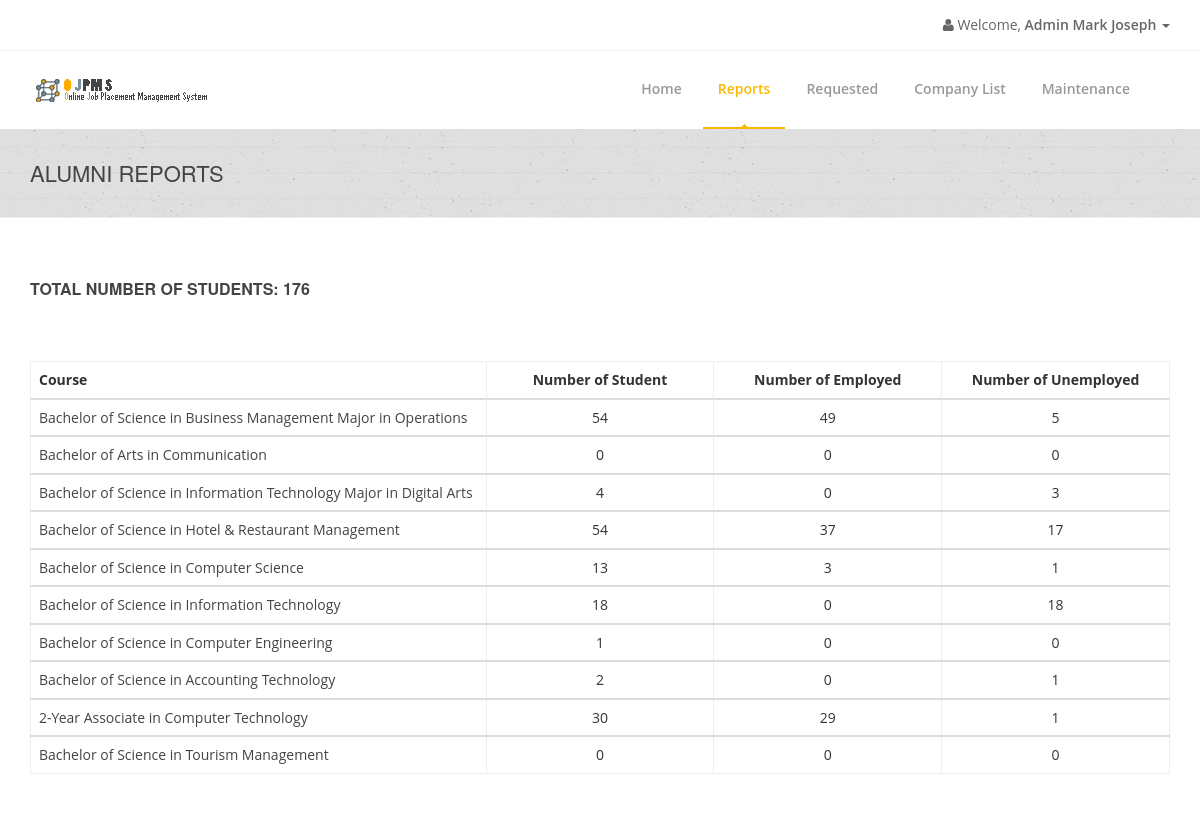
/admin/admin-reports.php (signed in), run on an earlier commit of the app's database.
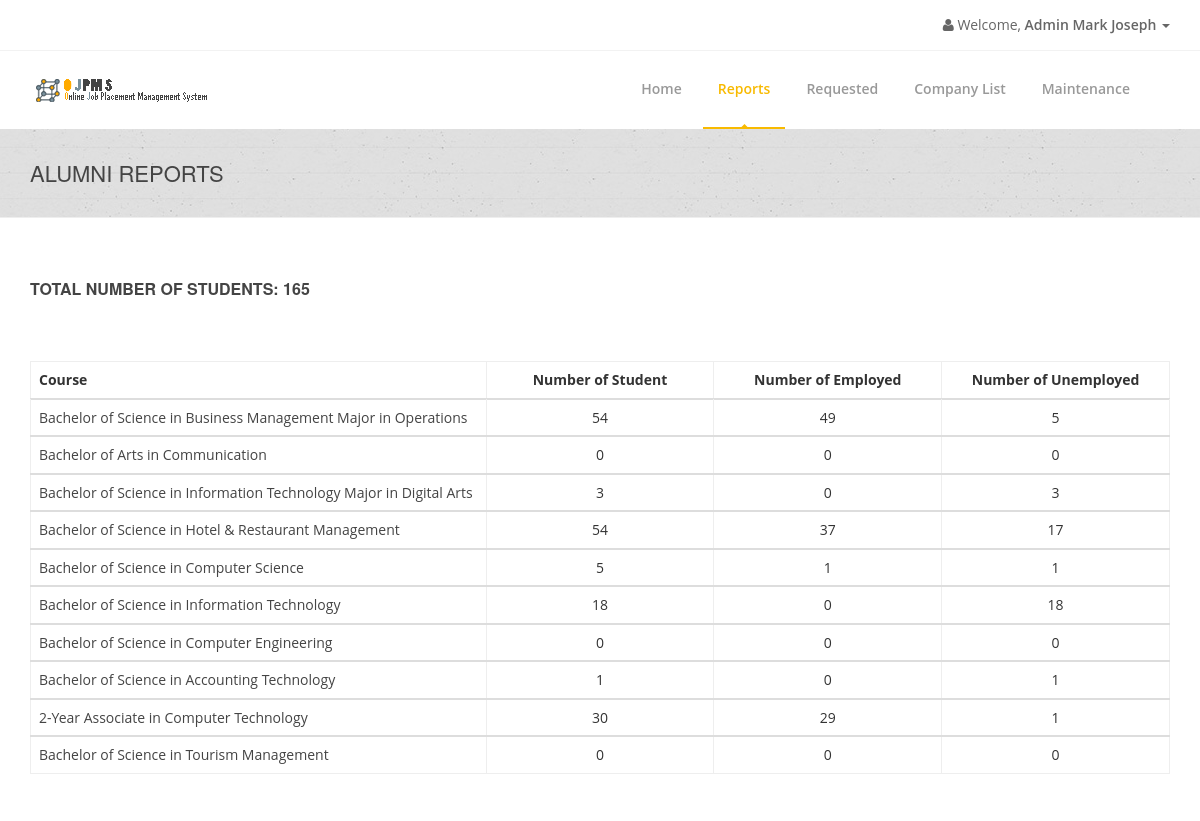
And on a later commit of the database.
### tables this page shows
CREATE TABLE `coursetbl` (
  `CourseID` int(11) NOT NULL AUTO_INCREMENT,
  `CourseTitle` varchar(255) NOT NULL,
  `CourseCode` varchar(255) NOT NULL,
  `CourseDescription` varchar(255) NOT NULL,
  PRIMARY KEY (`CourseID`)
);

### connection.php (called while the page is built, shortened)
<?php
class GSecureSQLConfig
{
    static function get_mysqli_config($type = NULL)
    {
        if (strtoupper($type) == 'LOCALHOST') {
            return array(
                'host' => 'localhost:3306',
                'user' => 'root',
                'pass' => '',
                'db' => 'e2edb'
            );
        } else {
            return array(
                'host' => 'mysql.hostinger.ph',
                'user' => 'u305071956_e2edb',
                'pass' => 'ocCWVkS7qe',
                'db' => 'u305071956_e2edb'
            );
        }
    }
}
class GSecureSQL
{
    private static $config;
    private static function _get_mysqli_config()
    {
        self::$config = GSecureSQLConfig::get_mysqli_config();
    }
    static function query($sql, $has_return = FALSE, $types = NULL)
    {
        $cn = new mysqli(
            self::$config['host'],
            self::$config['user'],
            self::$config['pass'],
            self::$config['db']
        );
        $ret = NULL;
        $st = $cn->prepare($sql);
        if (is_null($types)) {
            if (!$has_return) {
                $st->execute();
                $st->close();
                $cn->close();
                $ret = 'Query has been executed';
            } else {
                $st->execute();
                $code_result = '$st->bind_result(';
                $bool = false;
                $p = array();
                for($i = 0; $i < $st->field_count; $i++){
                    if(!$bool){
                        $bool = true;
                        $code_result .= '$p[' . $i . ']';
                    }else{
                        $code_result .= ',$p[' . $i . ']';
                    }
                }
                $code_result .= ');';
                eval($code_result);
                $ret = array();
                $k = 0;
                while($st->fetch()){
                    for($i = 0; $i < count($p); $i++){
                        $ret[$k][$i] = $p[$i];
                    }
                    $k++;
                }
            }
        } else {
            if (!$has_return) {
                $arg = func_get_args();
                $code = '$st->bind_param($types';
                for ($i = 3; $i < count($arg); $i++) {
                    $code .= ',$arg[' . $i . ']';
                }
                $code .= ');';
                eval($code);
                $st->execute();
                $st->close();
                $cn->close();
            } else {
                $arg = func_get_args();
                $code = '$st->bind_param($types';
                for ($i = 3; $i < count($arg); $i++) {
                    $code .= ',$arg[' . $i . ']';
                }
                $code .= ');';
                eval($code);
                $st->execute();
                $code_result = '$st->bind_result(';
                $bool = false;
                $p = array();
                for($i = 0; $i < $st->field_count; $i++){
                    if(!$bool){
                        $bool = true;
                        $code_result .= '$p[' . $i . ']';
                    }else{
                        $code_result .= ',$p[' . $i . ']';
                    }
                }
                $code_result .= ');';
                eval($code_result);
                $ret = array();
                $k = 0;
                while($st->fetch()){
                    for($i = 0; $i < count($p); $i++){
                        $ret[$k][$i] = $p[$i];
                    }
                    $k++;
                }
            }
        }
        return $ret;
    }
}

### admin/admin-reports.php (the view, shortened to what the changed rows need)
<?php
include('../connection.php');
$TotalStudents =
    GSecureSQL::query(
        "SELECT COUNT(*) FROM studentinfotbl",
        TRUE
    );
$Total = $TotalStudents[0][0];
?>
<!doctype html>
<html lang="en">
<head>
    <link href="../css/bootstrap.min.css" rel="stylesheet"/>
    <link href="../css/bootstrapValidator.min.css" rel="stylesheet"/>
    <link rel="stylesheet" href="../css/font-awesome.min.css" type="text/css" media="screen">
    <link rel="stylesheet" type="text/css" href="../fonts/ffonts/montserrat.css">
    <link rel="stylesheet" type="text/css" href="../fonts/ffonts/open-sans.css">
    <link rel="stylesheet" type="text/css" href="../css/slicknav.css" media="screen">
    <link rel="stylesheet" type="text/css" href="../css/style.css" media="screen">
    <link rel="stylesheet" type="text/css" href="../css/responsive.css" media="screen">
    <link rel="stylesheet" type="text/css" href="../css/animate.css" media="screen">
    <link rel="stylesheet" type="text/css" href="../css/colors/yellow.css" title="yellow" media="screen"/>
    <link rel="stylesheet" href="../css/notif.css"/>
</head>
<body>
    <div id="container">
        <div class="page-banner no-subtitle">
            <div class="container">
                <div class="row">
                    <div class="col-md-6">
                        <h2>Alumni Reports</h2>
                    </div>
                </div>
            </div>
        </div>
        <div id="content">
            <div class="container">
                <div class="row">
                    <div class="col-sm-4">
                        <h4><b>TOTAL NUMBER OF STUDENTS: <?php echo $Total; ?></b></h4>
                    </div>
                </div>
                <table class="table segment table-hover">
                    <thead>
                        <tr>
                            <th width="40%">Course</th>
                            <th width="20%" class="text-center">Number of Student</th>
                            <th width="20%" class="text-center">Number of Employed</th>
                            <th width="20%" class="text-center">Number of Unemployed</th>
                    </thead>
                    <?php
                    $course_tbl =
                        GSecureSQL::query(
                            "SELECT * FROM coursetbl",
                            TRUE
                        );
                    foreach ($course_tbl as $value) {
                        $CourseID = $value[0];
                        $CourseTitle = $value[1];
                        $CourseCode = $value[2];
                        $qryTotal =
                            GSecureSQL::query(
                                "SELECT COUNT(*) FROM studentinfotbl WHERE MajorCourse = ?",
                                TRUE,
                                "s",
                                $CourseCode
                            );
                        foreach ($qryTotal as $value1) {
                            $TotalStudents = $value1[0];
                        }
                        $EmployedTotal =
                            GSecureSQL::query(
                                "SELECT COUNT(*) FROM studentinfotbl WHERE MajorCourse = ? AND EmploymentStatus = 'Employed'",
                                TRUE,
                                "s",
                                $CourseCode
                            );
                        foreach ($EmployedTotal as $value2) {
                            $TotalEmployed = $value2[0];
                        }
                        $UnemployedTotal =
                            GSecureSQL::query(
                                "SELECT COUNT(*) FROM studentinfotbl WHERE MajorCourse = ? AND EmploymentStatus = 'Unemployed'",
                                TRUE,
                                "s",
                                $CourseCode
                            );
                        foreach ($UnemployedTotal as $value3) {
                            $TotalUnemployed = $value3[0];
                        }
                        ?>
                        <tbody>
                        <tr>
                            <td class=tabletitle>
                                <a href='admin-field.php?id=<?php echo $CourseID; ?>'><?php echo $CourseTitle; ?></a>
                            </td>
                            <td class="text-center"><?php echo $TotalStudents; ?></td>
                            <td class="text-center"><?php echo $TotalEmployed; ?></td>
                            <td class="text-center"><?php echo $TotalUnemployed; ?></td>
                        </tbody>
                        <?php
                    }
                    ?>
                </table>
            </div>
        </div>
    </div>
</body>
</html>

What changed in the data, as far as the page shows it:
changed coursetbl "Bachelor of Science in Information Technology Major in Digital Arts": TotalStudents "4" → "3"
changed coursetbl "Bachelor of Science in Computer Science": TotalStudents "13" → "5"; TotalEmployed "3" → "1"
changed coursetbl "Bachelor of Science in Computer Engineering": TotalStudents "1" → "0"
changed coursetbl "Bachelor of Science in Accounting Technology": TotalStudents "2" → "1"
Also different on the page:
$Total: "176" → "165"
